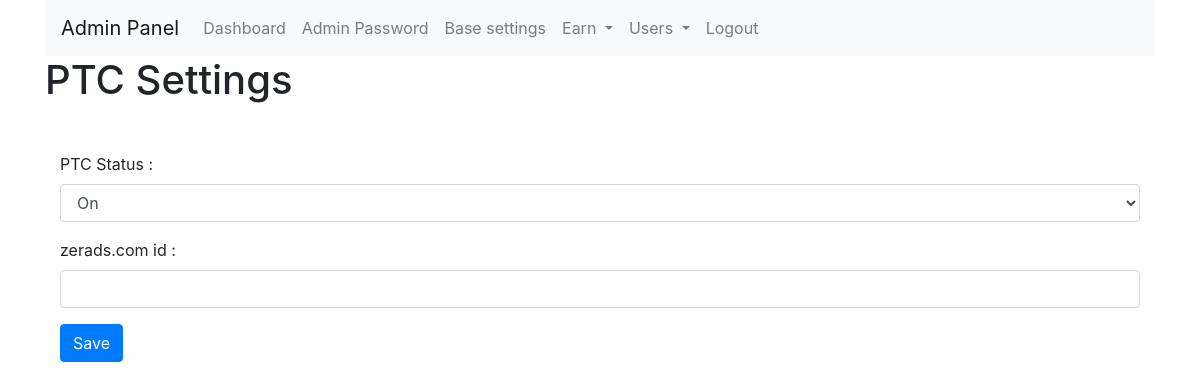
The app's page /admin.php?page=ptc (signed in), older data.
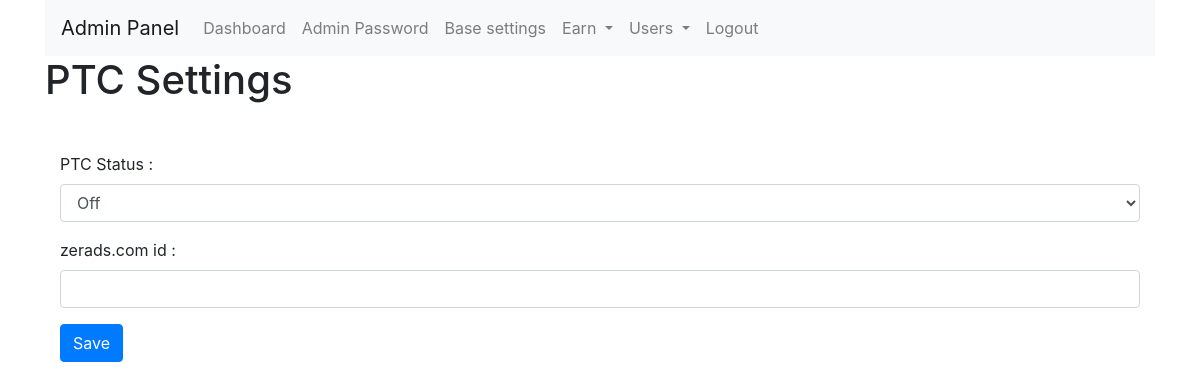
The same page, newer data.
### tables this page shows
CREATE TABLE IF NOT EXISTS `settings` (
`id` int(32) UNSIGNED NOT NULL AUTO_INCREMENT,
  `name` varchar(50) NOT NULL,
  `value` varchar(400) NOT NULL,
  PRIMARY KEY (`id`)
);

### admin.php (the view, shortened to what this page needs)
<?php
include("includes/config.php");
?>
<!DOCTYPE html>
<html lang="en">
<head>
    <link rel="stylesheet" href="https://maxcdn.bootstrapcdn.com/bootstrap/4.5.2/css/bootstrap.min.css">
	<link rel="stylesheet" href="https://code.jquery.com/ui/1.12.1/themes/base/jquery-ui.css">
    <link rel="stylesheet" href="https://maxcdn.bootstrapcdn.com/bootstrap/4.5.2/css/bootstrap.min.css">
	<link rel="stylesheet" href="https://code.jquery.com/ui/1.12.1/themes/base/jquery-ui.css">
</head>
<body>
<?php
if (!isset($_SESSION['admin_username'])) {
?>
    <div class="container mt-5">
        <div class="row justify-content-center">
            <div class="col-md-6">
                <div class="card">
                    <div class="card-header">Admin Login</div>
                    <div class="card-body">
                        <form method="post" action="">
                            <div class="form-group">
                                <label for="username">Admin username:</label>
                                <input type="text" class="form-control" id="username" name="username" required>
                            </div>
                            <div class="form-group">
                                <label for="password">Password:</label>
                                <input type="password" class="form-control" id="password" name="password" required>
                            </div>
                            <?php if(isset($login_error)) { ?>
                                <div class="alert alert-danger" role="alert">
                                    <?php echo $login_error; ?>
                                </div>
                            <?php } ?>
                            <button type="submit" class="btn btn-primary">Login</button>
                        </form>
                    </div>
                </div>
            </div>
        </div>
    </div>
<?php
} else {
    $page = isset($_GET['page']) ? $_GET['page'] : 'dashboard';
?>
<div class="container">
    <nav class="navbar navbar-expand-lg navbar-light bg-light">
        <a class="navbar-brand" href="#">Admin Panel</a>
        <div class="collapse navbar-collapse" id="navbarNav">
            <ul class="navbar-nav">
                <li class="nav-item <?php echo ($page == 'dashboard') ? 'active' : ''; ?>">
                    <a class="nav-link" href="admin.php?page=dashboard">Dashboard</a>
                </li>
			    <li class="nav-item <?php echo ($page == 'passch') ? 'active' : ''; ?>">
                    <a class="nav-link" href="admin.php?page=passch">Admin Password</a>
                </li>
                <li class="nav-item <?php echo ($page == 'basesettings') ? 'active' : ''; ?>">
                    <a class="nav-link" href="admin.php?page=basesettings">Base settings</a>
                </li>
				<li class="nav-item dropdown">
                <a class="nav-link dropdown-toggle" href="#" id="navbarDropdown" role="button" data-toggle="dropdown" aria-haspopup="true" aria-expanded="false">
                    Earn
                </a>
				</li>
                <li class="nav-item dropdown">
                <a class="nav-link dropdown-toggle" href="#" id="navbarDropdown" role="button" data-toggle="dropdown" aria-haspopup="true" aria-expanded="false">
                    Users
                </a>
				</li>
				<li class="nav-item <?php echo ($page == 'logout') ? '' : ''; ?>">
                    <a class="nav-link" href="admin.php?page=logout">Logout</a>
                </li>
            </ul>
        </div>
    </nav>
    <?php
    switch ($page) {
?>
<?php
		case 'ptc':
            echo "<h1>PTC Settings</h1>";
$ptcStatus = $mysqli->query("SELECT value FROM settings WHERE name = 'ptc_status' LIMIT 1")->fetch_assoc()['value'];
$zerads_id = $mysqli->query("SELECT value FROM settings WHERE name = 'zerads_id' LIMIT 1")->fetch_assoc()['value'];
?>
<div class="container mt-5">
    <form method="post" action="?page=ptc">
        <div class="form-group">
            <label for="ptcStatus">PTC Status :</label>
            <select class="form-control" id="ptcStatus" name="ptcStatus">
        <option value="on" <?php if($ptcStatus == "on") echo "selected"; ?>>On</option>
        <option value="off" <?php if($ptcStatus == "off") echo "selected"; ?>>Off</option>
    </select>
        </div>
        <div class="form-group">
            <label for="zerads_id">zerads.com id :</label>
            <input type="text" class="form-control" id="zerads_id" name="zerads_id" value="<?php echo $zerads_id; ?>">
        </div>
        <button type="submit" class="btn btn-primary">Save</button>
    </form>
</div>
<?php
            break;
?>
        <?php
    }
}
 ?>
</div>
</body>
</html>

Row changes from the older to the newer data that the page shows:
added settings: ptcStatus "Off"
Text that changed along with them:
form field ptcStatus: "On" → (not shown)
